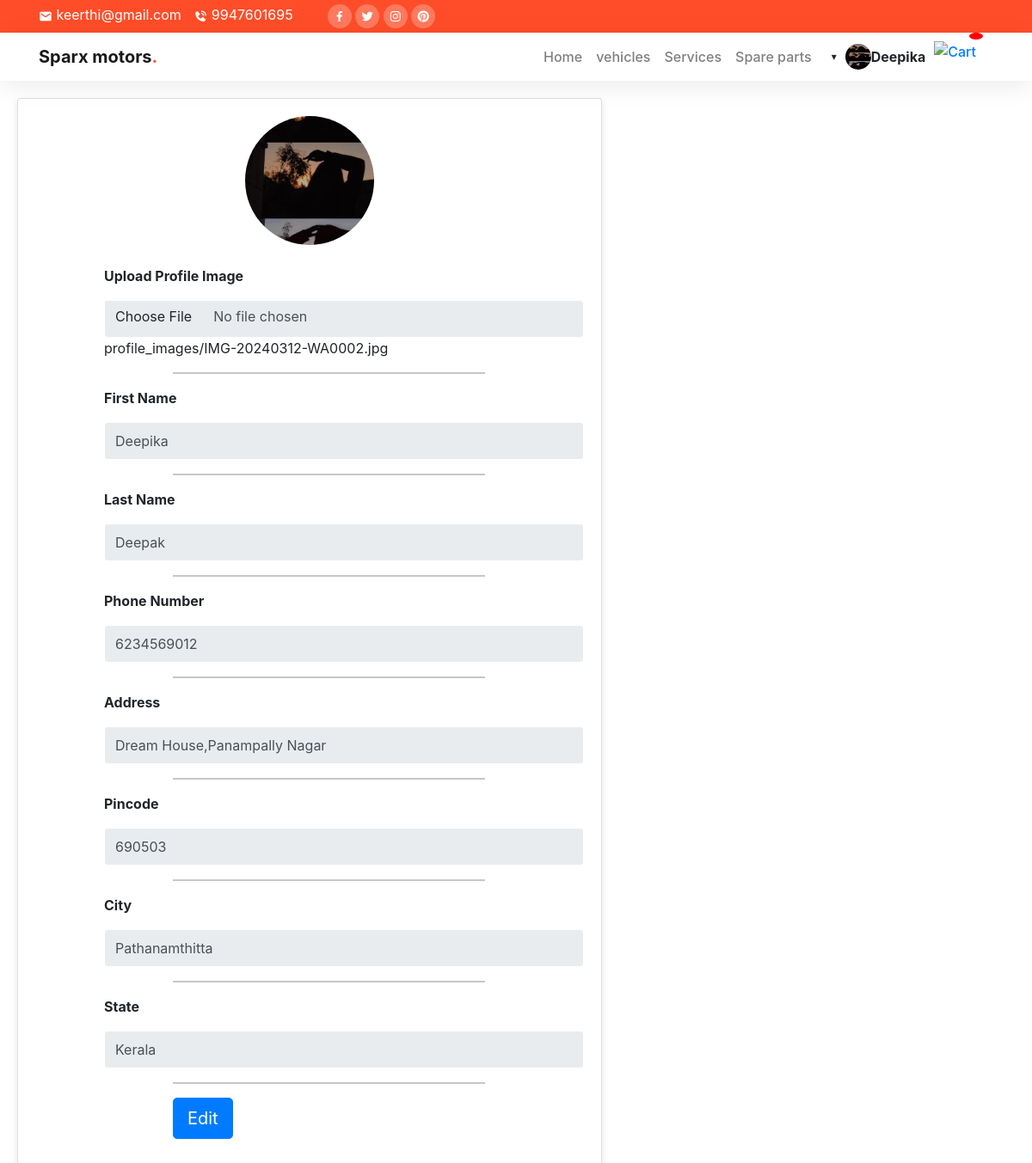
/edit_profile/ (signed in), run on the app's committed database.
### partsapp/models.py (models this page shows, shortened)
class UserProfile(models.Model):
    user = models.OneToOneField(CustomUser, on_delete=models.CASCADE)
    image = models.ImageField(upload_to='profile_images/', blank=True, null=True)
    first_name = models.CharField(max_length=255, blank=True, null=True)
    last_name = models.CharField(max_length=255, blank=True, null=True)
    phone_number = models.CharField(max_length=15, blank=True, null=True)
    address = models.TextField(blank=True, null=True)
    pincode = models.CharField(max_length=10, blank=True, null=True)
    city = models.CharField(max_length=50, blank=True, null=True)
    state = models.CharField(max_length=50, blank=True, null=True)

class CustomUser(AbstractUser):
    phone_number = models.CharField(max_length=15, blank=True, null=True)
    address = models.TextField(blank=True)
    role = models.CharField(max_length=100,default="")

### partsapp/views.py (the view, shortened to what this page needs)
# urls.py: path('edit_profile/', views.edit_profile, name='edit_profile'),
@login_required(login_url='login')
def edit_profile(request):
    user_profile, created = UserProfile.objects.get_or_create(user=request.user)
    return render(request, 'edit_profile.html', {'user_profile': user_profile, 'created':created})

### templates/edit_profile.html (shortened to what this page needs)
{% load static %}
<!doctype html>
<html lang="en">
<head>
    <link rel="stylesheet" href="{% static 'css/bootstrap.min.css' %}">
    <link rel="stylesheet" href="{% static 'css/owl.carousel.min.css' %}">
    <link rel="stylesheet" href="{% static 'css/owl.theme.default.min.css' %}">
    <link href='https://unpkg.com/boxicons@2.1.1/css/boxicons.min.css' rel='stylesheet'>
    <link rel="stylesheet" href="{% static 'css/style.css' %}">
    <link rel="stylesheet" href="https://stackpath.bootstrapcdn.com/bootstrap/4.3.1/css/bootstrap.min.css">
    <link href="https://cdnjs.cloudflare.com/ajax/libs/font-awesome/5.15.4/css/all.min.css" rel="stylesheet">
</head>
<body data-bs-spy="scroll" data-bs-target=".navbar" data-bs-offset="70">
    <div class="top-nav" id="home">
        <div class="container">
            <div class="row justify-content-between">
                <div class="col-auto">
                    <p> <i class='bx bxs-envelope'></i> keerthi@gmail.com</p>
                    <p> <i class='bx bxs-phone-call'></i> 9947601695</p>
                </div>
                <div class="col-auto social-icons">
                    <a href="#"><i class='bx bxl-facebook'></i></a>
                    <a href="#"><i class='bx bxl-twitter'></i></a>
                    <a href="#"><i class='bx bxl-instagram'></i></a>
                    <a href="#"><i class='bx bxl-pinterest'></i></a>
                </div>
            </div>
        </div>
    </div>
    <nav class="navbar navbar-expand-lg navbar-light bg-white sticky-top">
        <div class="container">
            <a class="navbar-brand" href="#">Sparx motors<span class="dot">.</span></a>
            <div class="collapse navbar-collapse" id="navbarNav">
                <ul class="navbar-nav ms-auto">
                {% if user.is_authenticated %}
                    <li class="nav-item">
                        <a class="nav-link" href="#home">Home</a>
                    </li>
                    <li class="nav-item">
                        <a class="nav-link" href="#about">vehicles</a>
                    </li>
                    <li class="nav-item">
                        <a class="nav-link" href="{% url 'booking' %}">Services</a>
                    </li>
                    <li class="nav-item">
                        <a class="nav-link" href="partsorder.html">Spare parts</a>
                    </li>
                    <li class="nav-item" style="display: flex; align-items: center;">
                        <div id="user-dropdown" class="user-profile">
                            {% if request.session.profile_image_updated %}
                                <img src="{{ user_profile.image.url }}" alt="" class="profile-image">
                            {% else %}
                                <img src="{% static 'img/img2.png' %}" alt="" class="profile-image">
                            {% endif %}
                            <strong style="font-weight: bold;">{{ user.username }}</strong>
                        </div>
                    </li>
                    {% if user.is_authenticated %}
                    <div class="cart-icon">
                    <a href="{% url 'view_cart' %}" class="view-cart-link">
                    <img src="{% static 'img/cart.png' %}" alt="Cart">
                </a>
                    {% if cart_count == 0 %}
                        <span></span>
                    {% else %}
                     <span class="cart-count">{{ cart_count }}</span>
                    {% endif %}
                </div>
                {% endif %}
                {% endif %}
                </ul>
            </div>
        </div>
    </nav>
        <div class="right-panel">
            <div class="card">
                <div class="card-body">
                    <div class="round-box" id="uploaded-image-box">
                        {% if user_profile.image %}
                            <img id="uploaded-image" src="{{ user_profile.image.url }}" alt="User Image">
                            <h4><b>{{user_profile.first_name}}  {{user_profile.last_name}}</b></h4>
                        {% else %}
                            <img id="uploaded-image" src="#" alt="User Image">
                        {% endif %}
                    </div>
                    <br>
                    <div class="form-group">
                        <form method="post" action="" enctype="multipart/form-data">
                            <label for="user-image" class="label">Upload Profile Image</label>
                            <input type="file" name="image" id="user-image" class="form-control" accept="image/*" onchange="updateImageLabel()" {% if not user_profile.image %}required{% endif %} readonly>
                            <span id="image-label">{% if user_profile.image %}{{ user_profile.image.name }}{% else %}No file chosen{% endif %}</span>
                            <hr>
                            <label for="first-name" class="label">First Name</label>
                            <input type="text" name="first_name" id="first-name" class="form-control" value="{% if user_profile.first_name %}{{ user_profile.first_name }}{% endif %}" {% if not user_profile.first_name %}required{% endif %} readonly>
                            <hr>
                            <label for="last-name" class="label">Last Name</label>
                            <input type="text" name="last_name" id="last-name" class="form-control" value="{% if user_profile.last_name %}{{ user_profile.last_name }}{% endif %}" {% if not user_profile.last_name %}required{% endif %} readonly>
                            <hr>
                            <label for="phone_number" class="label">Phone Number</label>
                            <input type="text" name="phone_number" id="phone_number" class="form-control" value="{% if user_profile.phone_number %}{{ user_profile.phone_number }}{% endif %}" {% if not user_profile.phone_number %}required{% endif %} readonly>
                            <hr>
                            <label for="address" class="label">Address</label>
                            <input type="text" name="address" id="address" class="form-control" value="{% if user_profile.address %}{{ user_profile.address }}{% endif %}" {% if not user_profile.address %}required{% endif %} readonly>
                            <hr>
                            <label for="pincode" class="label">Pincode</label>
                            <input type="text" name="pincode" id="pincode" class="form-control" value="{% if user_profile.pincode %}{{ user_profile.pincode }}{% endif %}" {% if not user_profile.pincode %}required{% endif %} readonly>
                            <hr>
                            <label for="city" class="label">City</label>
                            <input type="text" name="city" id="city" class="form-control" value="{% if user_profile.city %}{{ user_profile.city }}{% endif %}" {% if not user_profile.address %}required{% endif %} readonly>
                            <hr>
                            <label for="state" class="label">State</label>
                            <input type="text" name="state" id="state" class="form-control" value="{% if user_profile.state %}{{ user_profile.state }}{% endif %}" {% if not user_profile.address %}required{% endif %} readonly>
                            <hr>
                            <div class="form-group">
                                {% if created %}
                                    <button type="submit" class="btn btn-lg btn-success" id="save-button">Save</button>
                                {% else %}
                                    <button type="button" class="btn btn-lg btn-primary" id="edit-button">Edit</button>
                                {% endif %}
                            </div>
                        </form>
                    </div>
                </div>
            </div>
        </div>
</body>
</html>

### static/css/style.css (style rules this page uses)
:root { --brand: #ff4d29; --dark: #092032; --body: #516171; --border: rgba(0,0,0,0.08); --shadow: 0px 6px 30px rgba(0, 0, 0, 0.08); }
body { font-family: "Barlow", sans-serif; color: var(--body); line-height: 1.7; }
h1,h2,h3,h4,h5,h6, .display-1,.display-2,.display-3,.display-4 { font-weight: 700; color: var(--dark); }
img { width: 100%; }
a { color: var(--dark); transition: all 0.4s ease; font-weight: 500; }
.top-nav { background-color: var(--brand); color: #fff; padding-top: 5px; padding-bottom: 5px; }
.top-nav p { display: inline-block; margin-bottom: 0; margin-right: 10px; }
.top-nav span, .top-nav i { vertical-align: middle; }
.navbar { box-shadow: var(--shadow); }
.social-icons a { width: 28px; height: 28px; display: inline-flex; color: #fff; background-color: rgba(255, 255, 255, 0.25); text-decoration: none; align-items: center; justify-content: center; border-radius: 100px; }
.navbar .navbar-nav .nav-link { color: var(--dark); }
.navbar-brand { font-size: 28px; font-weight: 700; }
.navbar-brand .dot { color: var(--brand); }
.btn { padding: 8px 26px; }
input.form-control { border-color: transparent; height: 44px; }
.form-control { background-color: rgba(0, 0, 0, 0.04); border-color: rgba(0, 0, 0, 0.04);; }

### data on the page
UserProfile: image (picture), image.name "profile_images/IMG-20240312-WA0002.jpg", first_name "Deepika", last_name "Deepak", phone_number "6234569012", address "Dream House,Panampally Nagar", pincode "690503", city "Pathanamthitta", state "Kerala"
CustomUser: username "Deepika"
